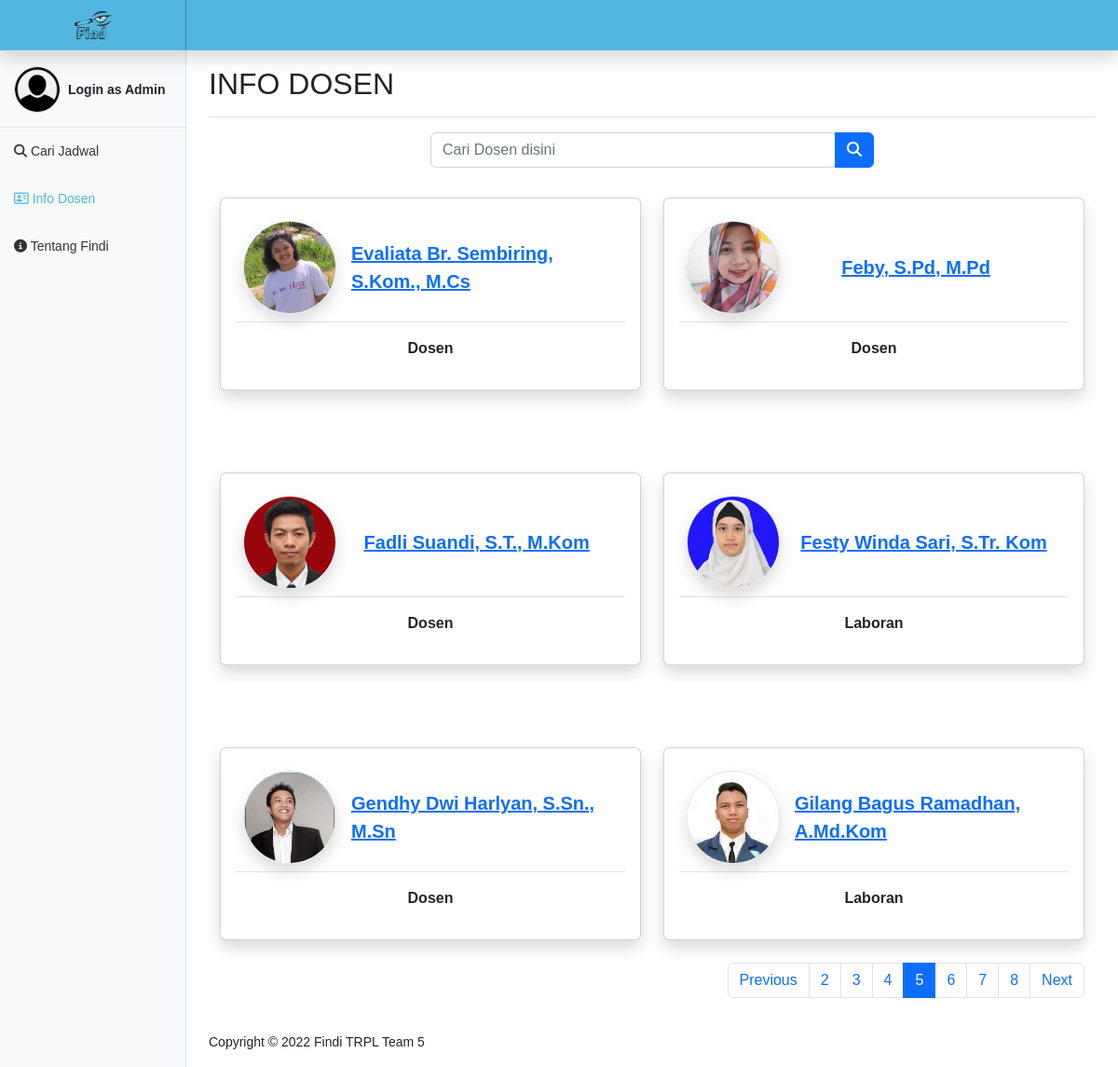
The page /kontakdosen.php?halaman=5 on the database its author committed.
### tables this page shows
CREATE TABLE `dosen` (
  `id_dosen` int(11) NOT NULL,
  `no_induk` varchar(20) NOT NULL,
  `kode_dosen` varchar(10) NOT NULL,
  `nama` varchar(50) DEFAULT NULL,
  `status` varchar(50) DEFAULT NULL,
  `prodi` varchar(255) NOT NULL,
  `pendidikan_terakhir` varchar(255) NOT NULL,
  `email` varchar(255) NOT NULL,
  `foto` varchar(255) NOT NULL
);

### kontakdosen.php (the view, shortened to what this page needs)
<?php
require 'koneksi.php';
if (isset($_POST['tombolsearch'])) {
    $search = $_POST['search'];
    $_SESSION['search'] = $search;
} else {
    $search = $_SESSION['search'];
}
$result = mysqli_query($conn, "SELECT * FROM dosen");
$jumlahDataPerHalaman = 6;
$jumlahData = mysqli_num_rows($result);
$jumlahHalaman = ceil($jumlahData / $jumlahDataPerHalaman);
$halamanAktif = (isset($_GET["halaman"])) ? $_GET["halaman"] : 1;
$awalData = ($jumlahDataPerHalaman * $halamanAktif) - $jumlahDataPerHalaman;
$jumlahLink = 3;
if ($halamanAktif > $jumlahLink) {
    $start_number = $halamanAktif - $jumlahLink;
} else {
    $start_number = 1;
}
if ($halamanAktif < ($jumlahHalaman - $jumlahLink)) {
    $end_number = $halamanAktif + $jumlahLink;
} else {
    $end_number = $jumlahHalaman;
}
$result2 = mysqli_query($conn, "SELECT * FROM dosen WHERE no_induk LIKE '%$search%' OR kode_dosen LIKE '%$search%' OR nama LIKE '%$search%' OR status LIKE '%$search%' OR prodi LIKE '%$search%' OR pendidikan_terakhir LIKE '%$search%' OR email LIKE '%$search%' LIMIT $awalData, $jumlahDataPerHalaman");
include_once 'template/header.php';
include_once 'template/navbar.php';
?>
<div class="row">
    <main class="col-md-9 ms-sm-auto col-lg-10 px-md-4">
        <div class="d-flex justify-content-between flex-wrap flex-md-nowrap align-items-center pt-3 pb-2 mb-3 border-bottom">
            <h1 class="h2">INFO DOSEN</h1>
        </div>
        <div class="row">
            <form action="kontakdosen.php" method="POST">
                <center>
                    <div class="col-12 col-md-8 col-lg-6">
                        <div class="input-group mb-3">
                            <input name="search" type="text" class="keywordkelas form-control" placeholder="Cari Dosen disini" aria-label="Cari Dosen disini" value="" autofocus autocomplete="off">
                            <button class="tombolkelas btn btn-primary" type="submit" name="tombolsearch"><i class="fa-solid fa-magnifying-glass"></i></button>
                        </div>
                    </div>
                </center>
            </form>
        </div>
        <div class="container">
            <div class="row gy-5 justify-content-center">
                <?php
                while ($row = mysqli_fetch_assoc($result2)) {
                ?>
                    <div class="col-sm-6 pt-3 pb-2 mb-3">
                        <div class="card shadow">
                            <div class="card-body">
                                <div>
                                    <table class="table">
                                        <thead>
                                            <tr>
                                                <th scope="col" class="align-middle"><a href="#" data-bs-toggle="modal" data-bs-target="#editprofildosen<?php echo $row['id_dosen'] ?>"><img src="profil_dosen/<?php echo $row['foto'] ?>" alt="" width="100" height="100" class="rounded-circle border shadow" class="img-thumbnail"></a></th>
                                                <th scope="col" colspan="2" class="align-middle fs-5" data-bs-toggle="collapse"><a href="" data-bs-toggle="collapse" data-bs-target="#infodetaildosen<?php echo $row['id_dosen'] ?>"><?php echo $row['nama'] ?></a></th>
                                            </tr>
                                        </thead>
                                    </table>
                                </div>
                                <div>
                                    <center>
                                        <p class="fs-6"><strong><?php echo $row['status'] ?></strong></p>
                                    </center>
                                </div>
                            </div>
                        </div>
                    </div>
                <?php } ?>
                <div aria-label="..." class="container">
                    <ul class="pagination justify-content-end">
                        <?php if ($halamanAktif > 1) : ?>
                            <li class="page-item">
                                <a class="page-link" href="?halaman=<?php echo $halamanAktif - 1; ?>">Previous</a>
                            </li>
                        <?php endif; ?>
                        <?php for ($i = $start_number; $i <= $end_number; $i++) { ?>
                            <?php if ($i == $halamanAktif) : ?>
                                <li class="page-item active"><a class="page-link" href="?halaman=<?php echo $i; ?>"><?php echo $i; ?></a></li>
                            <?php else : ?>
                                <li class="page-item"><a class="page-link" href="?halaman=<?php echo $i; ?>"><?php echo $i; ?></a></li>
                            <?php endif; ?>
                        <?php } ?>
                        <?php if ($halamanAktif < $jumlahHalaman) : ?>
                            <li class="page-item">
                                <a class="page-link" href="?halaman=<?php echo $halamanAktif + 1; ?>">Next</a>
                            </li>
                        <?php endif; ?>
                    </ul>
                </div>
            </div>
        </div>
</div>
</div>
<?php include_once 'template/footer.php'; ?>

### css/dashboard.css (style rules this page uses)
body { font-size: 0.875rem; padding: 0; margin: 0; }
* { margin: 0; padding: 0; box-sizing: border-box; font-family: "Poppins", sans-serif; }
.select-btn, li { display: flex; align-items: center; cursor: pointer; }

### rows shown on the page
dosen: foto (picture), nama "Evaliata Br. Sembiring, S.Kom., M.Cs", status "Dosen"
dosen: foto (picture), nama "Feby, S.Pd, M.Pd", status "Dosen"
dosen: foto (picture), nama "Fadli Suandi, S.T., M.Kom", status "Dosen"
dosen: foto (picture), nama "Festy Winda Sari, S.Tr. Kom", status "Laboran"
dosen: foto (picture), nama "Gendhy Dwi Harlyan, S.Sn., M.Sn", status "Dosen"
dosen: foto (picture), nama "Gilang Bagus Ramadhan, A.Md.Kom", status "Laboran"
